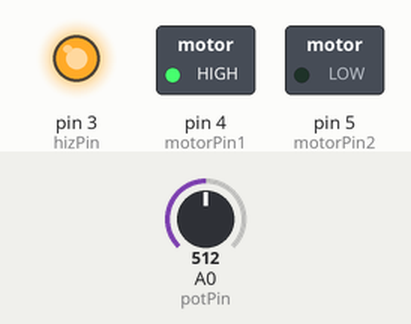
A sketch run on a simulated Arduino Uno, built with avr-gcc and run on an emulated ATmega328P. Shown: switched loads named in the sketch (green lamp = pin HIGH), output pins drawn as LEDs (lit = HIGH). The inputs (shaded band) are chosen by the test bench; at power-on: A0 (potPin) = 512.

Above: at 1.2 s.
1.3 s: A0 (potPin) set to 6
2.8 s: A0 (potPin) set to 3
At 3.2 s:
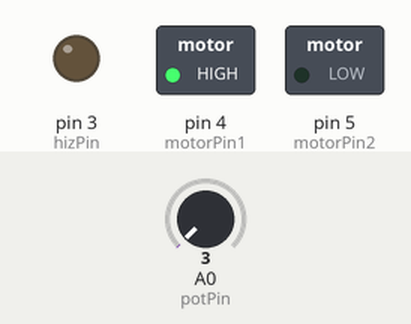
4.3 s: A0 (potPin) set to 122
At 4.8 s:
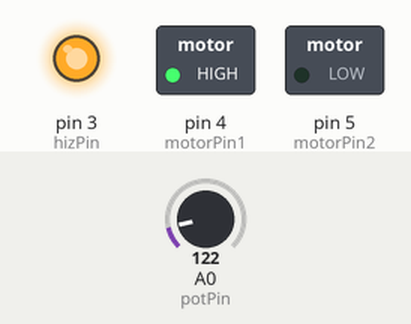
5.8 s: A0 (potPin) set to 0
At 6.9 s:
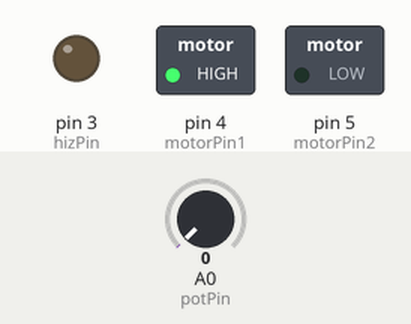
Timing chart, 0 to 8.3 s (numbered marks = the images above; inputs shaded):
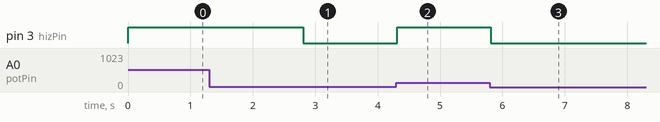

Measured:
- the behaviour switches between 5 and 4 on A0 (potPin) (found by bisection; images 0 and 1)
- after the input at 1.3 s, every drawn part: stays the same
- after the input at 2.8 s, pin 3 (hizPin): HIGH → LOW at once
- after the input at 4.3 s, pin 3 (hizPin): LOW → HIGH at once
- after the input at 5.8 s, pin 3 (hizPin): HIGH → LOW at once

The sketch:

main.ino
```cpp
/*
MERAKLI MÜHENDİS YOUTUBE KANALI
Youtube Kanalı için - https://bit.ly/2AEP5bf
Facebook Sayfası için - https://bit.ly/3qVqAMC
Discord Kanalımıza GEL! - https://bit.ly/347FlSp
Tüm sorularınızı discord kanalımızdan sorabilirsiniz. Orası teknik servis gibi :)
*/

const int motorPin1 = 4;
const int motorPin2 = 5;
const int hizPin = 3;

const int potPin = 0;

int pot, hiz;

void setup()
{
pinMode(hizPin, OUTPUT);
pinMode(motorPin1, OUTPUT);
pinMode(motorPin2, OUTPUT);

digitalWrite(hizPin, 0);
digitalWrite(motorPin1, HIGH);
digitalWrite(motorPin2, LOW);
}

void loop()
{
pot = analogRead(potPin);
hiz = map(pot, 0, 1023, 0, 255);

digitalWrite(hizPin, hiz);
delay(20);
}
```
